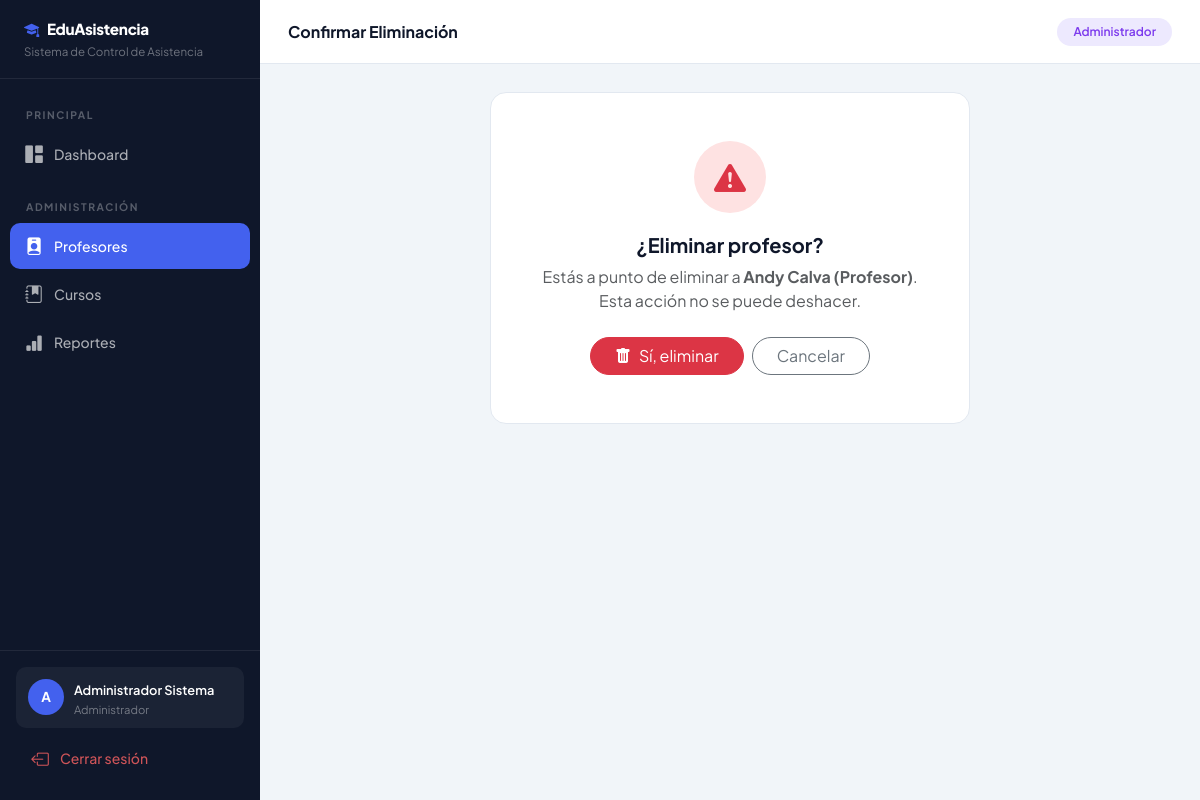
/profesores/2/eliminar/ (signed in), run on the app's committed database.
### usuarios/models.py (models this page shows, shortened)
class Usuario(AbstractUser):
    ROLES = (
        ('admin', 'Administrador'),
        ('profesor', 'Profesor'),
    )
    rol = models.CharField(max_length=10, choices=ROLES, default='profesor')
    def es_admin(self):
        return self.rol == 'admin'
    def __str__(self):
        return f"{self.get_full_name() or self.username} ({self.get_rol_display()})"

### usuarios/views.py (the view)
# urls.py: path('profesores/<int:pk>/eliminar/', views.eliminar_profesor, name='eliminar_profesor'),
@login_required
def eliminar_profesor(request, pk):
    if not request.user.es_admin():
        messages.error(request, 'No tienes permiso.')
        return redirect('dashboard')
    profesor = get_object_or_404(Usuario, pk=pk, rol='profesor')
    if request.method == 'POST':
        nombre = profesor.get_full_name() or profesor.username
        profesor.delete()
        messages.success(request, f'Profesor {nombre} eliminado.')
        return redirect('lista_profesores')
    return render(request, 'usuarios/confirmar_eliminar.html', {'objeto': profesor, 'tipo': 'profesor'})

### templates/usuarios/confirmar_eliminar.html (shortened to what this page needs)
{% extends 'base.html' %}
{% block page_title %}Confirmar Eliminación{% endblock %}
{% block content %}
<div style="max-width:480px; margin:0 auto">
    <div class="table-card p-5 text-center">
        <div style="width:72px; height:72px; border-radius:50%; background:#fee2e2; margin:0 auto 20px; display:flex; align-items:center; justify-content:center">
            <i class="bi bi-exclamation-triangle-fill text-danger" style="font-size:2rem"></i>
        </div>
        <h5 class="fw-bold mb-2" style="color:#0f172a">¿Eliminar {{ tipo }}?</h5>
        <p class="text-muted mb-4">
            Estás a punto de eliminar a <strong>{{ objeto }}</strong>. Esta acción no se puede deshacer.
        </p>
        <form method="post" class="d-flex gap-2 justify-content-center">
            <button type="submit" class="btn btn-danger rounded-pill px-4">
                <i class="bi bi-trash-fill me-2"></i>Sí, eliminar
            </button>
            <a href="{% url 'lista_profesores' %}" class="btn btn-outline-secondary rounded-pill px-4">Cancelar</a>
        </form>
    </div>
</div>
{% endblock %}

### templates/base.html (shortened to what this page needs)
<!DOCTYPE html>
<html lang="es">
<head>
    <link href="https://cdn.jsdelivr.net/npm/bootstrap@5.3.0/dist/css/bootstrap.min.css" rel="stylesheet">
    <link href="https://cdn.jsdelivr.net/npm/bootstrap-icons@1.11.0/font/bootstrap-icons.css" rel="stylesheet">
</head>
<body>
    <div class="sidebar" id="sidebar">
        <div class="sidebar-brand">
            <h5><i class="bi bi-mortarboard-fill me-2" style="color:var(--primary)"></i>EduAsistencia</h5>
            <small>Sistema de Control de Asistencia</small>
        </div>
        <div class="sidebar-nav mt-2">
            <div class="sidebar-section">Principal</div>
            <a href="{% url 'dashboard' %}" class="sidebar-link {% if request.resolver_match.url_name == 'dashboard' %}active{% endif %}">
                <i class="bi bi-grid-1x2-fill"></i> Dashboard
            </a>
            {% if user.es_admin %}
            <div class="sidebar-section">Administración</div>
            <a href="{% url 'lista_profesores' %}" class="sidebar-link {% if 'profesor' in request.resolver_match.url_name %}active{% endif %}">
                <i class="bi bi-person-badge-fill"></i> Profesores
            </a>
            <a href="{% url 'lista_cursos' %}" class="sidebar-link {% if 'curso' in request.resolver_match.url_name %}active{% endif %}">
                <i class="bi bi-journal-bookmark-fill"></i> Cursos
            </a>
            <a href="{% url 'reporte_asistencia' %}" class="sidebar-link {% if request.resolver_match.url_name == 'reporte_asistencia' %}active{% endif %}">
                <i class="bi bi-bar-chart-fill"></i> Reportes
            </a>
            {% else %}
            <div class="sidebar-section">Mis Cursos</div>
            <a href="{% url 'lista_cursos' %}" class="sidebar-link {% if 'curso' in request.resolver_match.url_name %}active{% endif %}">
                <i class="bi bi-journal-bookmark-fill"></i> Mis Cursos
            </a>
            {% endif %}
        </div>
        <div class="sidebar-footer">
            <div class="sidebar-user">
                <div class="user-avatar">{{ user.username|first|upper }}</div>
                <div class="user-info">
                    <span>{{ user.get_full_name|default:user.username }}</span>
                    <small>{{ user.get_rol_display }}</small>
                </div>
            </div>
            <a href="{% url 'logout' %}" class="sidebar-link mt-2" style="color:rgba(255,100,100,.8)">
                <i class="bi bi-box-arrow-left"></i> Cerrar sesión
            </a>
        </div>
    </div>
    <div class="main-content">
        <div class="topbar">
            <h6>{% block page_title %}{% endblock %}</h6>
            <div class="topbar-actions">
                <span class="badge badge-{{ user.rol }} px-3 py-2 rounded-pill">
                    {{ user.get_rol_display }}
                </span>
            </div>
        </div>
        <div class="page-content">
            {% block content %}{% endblock %}
        </div>
    </div>
</body>
</html>

### templates/base.html (style rules this page uses)
:root { --primary: #4361ee; --primary-dark: #3a56d4; --secondary: #7209b7; --success: #2ec4b6; --danger: #e63946; --warning: #ff9f1c; --sidebar-bg: #0f172a; --sidebar-width: 260px; --header-height: 64px; }
* { font-family: 'Plus Jakarta Sans', sans-serif; }
body { background: #f1f5f9; min-height: 100vh; }
.sidebar { position: fixed; top: 0; left: 0; width: var(--sidebar-width); height: 100vh; background: var(--sidebar-bg); display: flex; flex-direction: column; z-index: 1000; transition: transform .3s ease; overflow-y: auto; }
.sidebar-brand { padding: 20px 24px 16px; border-bottom: 1px solid rgba(255,255,255,.08); }
.sidebar-brand h5 { color: #fff; font-weight: 800; font-size: .95rem; margin: 0; letter-spacing: -.3px; }
.sidebar-brand small { color: rgba(255,255,255,.4); font-size: .72rem; }
.sidebar-section { padding: 20px 16px 8px; font-size: .65rem; font-weight: 700; text-transform: uppercase; letter-spacing: 1.5px; color: rgba(255,255,255,.3); }
.sidebar-nav { padding: 0 10px; }
.sidebar-link { display: flex; align-items: center; gap: 10px; padding: 10px 14px; border-radius: 10px; color: rgba(255,255,255,.65); text-decoration: none; font-size: .875rem; font-weight: 500; margin-bottom: 2px; transition: all .2s; }
.sidebar-link:hover, .sidebar-link.active { background: rgba(255,255,255,.1); color: #fff; }
.sidebar-link.active { background: var(--primary); color: #fff; }
.sidebar-link i { font-size: 1.1rem; width: 20px; text-align: center; }
.sidebar-footer { margin-top: auto; padding: 16px; border-top: 1px solid rgba(255,255,255,.08); }
.sidebar-user { display: flex; align-items: center; gap: 10px; padding: 10px 12px; border-radius: 10px; background: rgba(255,255,255,.05); }
.user-avatar { width: 36px; height: 36px; border-radius: 50%; background: var(--primary); color: #fff; display: flex; align-items: center; justify-content: center; font-weight: 700; font-size: .85rem; flex-shrink: 0; }
.user-info small { color: rgba(255,255,255,.4); font-size: .7rem; display: block; }
.user-info span { color: #fff; font-size: .8rem; font-weight: 600; }
.main-content { margin-left: var(--sidebar-width); min-height: 100vh; display: flex; flex-direction: column; }
.topbar { height: var(--header-height); background: #fff; border-bottom: 1px solid #e2e8f0; display: flex; align-items: center; padding: 0 28px; gap: 12px; position: sticky; top: 0; z-index: 100; }
.topbar h6 { margin: 0; font-weight: 700; font-size: 1rem; color: #0f172a; }
.topbar-actions { margin-left: auto; display: flex; align-items: center; gap: 8px; }
.page-content { padding: 28px; flex: 1; }
.table-card { background: #fff; border-radius: 16px; border: 1px solid #e2e8f0; overflow: hidden; }
.badge-admin { background: #ede9fe; color: #7c3aed; font-weight: 600; }

### data on the page
Usuario: username|first "A", get_full_name "Administrador Sistema", rol "Administrador"
Usuario: rol "profesor", first_name+last_name+rol "Andy Calva (Profesor)"
